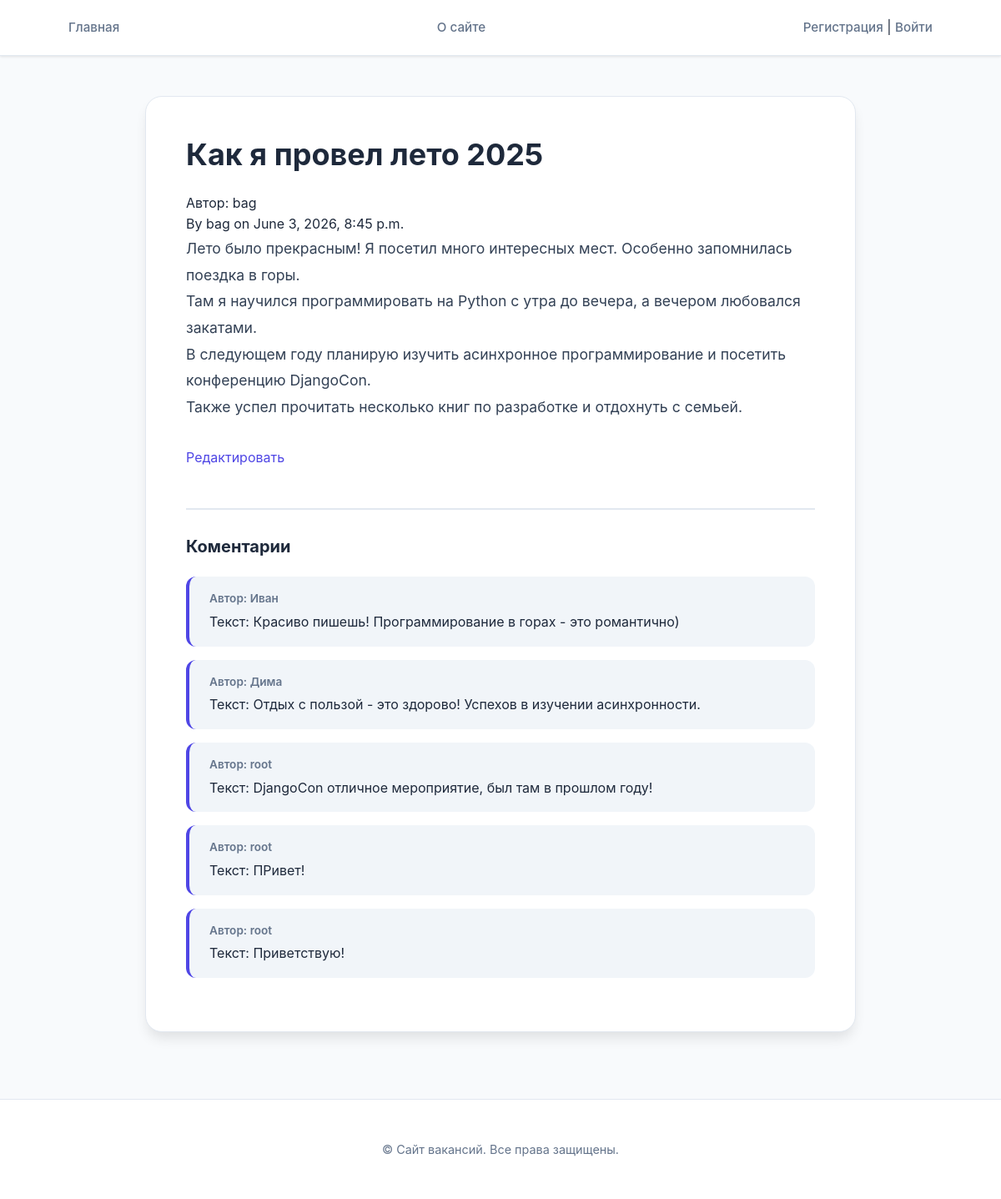
The app's page /post/2/ with its own data.
### core/models.py (models this page shows, shortened)
class Post(models.Model):
    class Status(models.IntegerChoices):
        DRAFT = 0, 'Черновик'
        PUBLISHED = 1, 'Опубликовано'
    title = models.CharField(max_length=200)
    content = models.TextField()
    status = models.IntegerField(choices=Status.choices, default=Status.DRAFT)
    author = models.ForeignKey("CustomUser", on_delete=models.CASCADE, related_name='posts')
    created_at = models.DateTimeField(auto_now_add=True)
    slug = models.SlugField(unique=True, blank=True)

class CustomUser(AbstractUser):
    avatar = models.ImageField(upload_to="media/users/%Y/%m/%d/", blank=True, null=True)
    birth_date = models.DateField(blank=True, null=True)
    def __str__(self):
        return self.username

class Comment(models.Model):
    text = models.TextField()
    post = models.ForeignKey("Post", related_name="comments", on_delete=models.CASCADE)
    user = models.ForeignKey("CustomUser", related_name='comments', on_delete=models.CASCADE)
    created_at = models.DateTimeField(auto_now_add=True)

### core/views.py (the view)
# urls.py: path("post/<int:pk>/", views.PostDetailView.as_view(), name="post_detail"),
class PostDetailView(DetailView):
    model = Post
    template_name = "core/post_detail.html"
    context_object_name = "post"
    def get_context_data(self, **kwargs):
        context = super().get_context_data(**kwargs)
        context["form"] = CommentForm()
        return context

### core/context_processors.py (called while the page is built)
def header_context(request):
    menu = [
        {"title": "Главная", "url_name": "home"},
        {"title": "О сайте", "url_name": "about"},
    ]
    return {"menu": menu}

def this_year(request):
    return {"year": datetime.now().year}

### core/templates/core/post_detail.html (shortened to what this page needs)
{% extends "base.html" %}
{% block content %}
    <div class="post-detail">
        <h1>{{ post.title }}</h1>
        <p>Автор: {{ post.author }}</p>
        <p>By {{ post.author }} on {{ post.created_at }}</p>
        <div class="post-content">
            {{ post.content|linebreaks }}
        </div>
        <p><a href="{% url 'post_update' post.pk %}">Редактировать</a></p>
        <div class="post-comments">
            <h2>Коментарии</h2>
            {% for comment in post.comments.all %}
                <div class="comment">
                    <p>Автор: {{ comment.user }}</p>
                    <p>Текст: {{ comment.text }}</p>
                </div>
            {% endfor %}
        </div>
    </div>
{% endblock content %}

### core/static/core/css/style.css (style rules this page uses)
:root { --primary-color: #4f46e5; --primary-hover: #4338ca; --bg-color: #f8fafc; --card-bg: #ffffff; --text-main: #1e293b; --text-muted: #64748b; --border-color: #e2e8f0; --accent-gradient: linear-gradient(135deg, #6366f1 0%, #a855f7 100%); --shadow-sm: 0 1px 3px rgba(0,0,0,0.1); --shadow-md: 0 4px 6px -1px rgba(0,0,0,0.1), 0 2px 4px -1px rgba(0,0,0,0.06); --shadow-lg: 0 10px 15px -3px rgba(0,0,0,0.1); --radius-md: 12px; --radius-lg: 20px; }
* { margin: 0; padding: 0; box-sizing: border-box; }
body { font-family: 'Inter', 'Segoe UI', Roboto, Helvetica, Arial, sans-serif; background-color: var(--bg-color); min-height: 100vh; color: var(--text-main); line-height: 1.6; }
h1, h2, h3 { color: var(--text-main); font-weight: 700; line-height: 1.2; }
h1 { font-size: 2.25rem; margin-bottom: 1.5rem; }
h2 { font-size: 1.5rem; margin-bottom: 1.25rem; }
a { color: var(--primary-color); text-decoration: none; transition: opacity 0.2s; }
.post-detail { background: var(--card-bg); border-radius: var(--radius-lg); padding: 3rem; box-shadow: var(--shadow-lg); border: 1px solid var(--border-color); }
.post-content { font-size: 1.1rem; color: #334155; margin-bottom: 2rem; line-height: 1.8; }
.post-comments { margin-top: 3rem; padding-top: 2rem; border-top: 2px solid var(--border-color); }
.post-comments h2 { font-size: 1.25rem; color: var(--text-main); margin-bottom: 1.5rem; display: flex; align-items: center; gap: 0.5rem; }
.comment { background: #f1f5f9; border-radius: 12px; padding: 1rem 1.5rem; margin-bottom: 1rem; border-left: 4px solid var(--primary-color); }
.comment p:first-child { font-weight: 600; font-size: 0.85rem; color: var(--text-muted); margin-bottom: 0.25rem; }
.comment p:last-child { color: var(--text-main); }

### records on screen
Post: title "Как я провел лето 2025", author "bag", created_at "June 3, 2026, 8:45 p.m.", content "Лето было прекрасным! Я посетил много интересных мест. Особенно запомнилась поездка в горы. Там я научился программировать на Python с утра до вечера, а вечером любовался закатами. В следующем году планирую изучить асинхронное программирование и посетить конференцию DjangoCon. Также успел прочитать несколько книг по разработке и отдохнуть с семьей."
Comment: user "Иван", text "Красиво пишешь! Программирование в горах - это романтично)"
Comment: user "Дима", text "Отдых с пользой - это здорово! Успехов в изучении асинхронности."
Comment: user "root", text "DjangoCon отличное мероприятие, был там в прошлом году!"
Comment: user "root", text "ПРивет!"
Comment: user "root", text "Приветствую!"

### other values on screen
{{ item.title }} "Главная" "О сайте"
